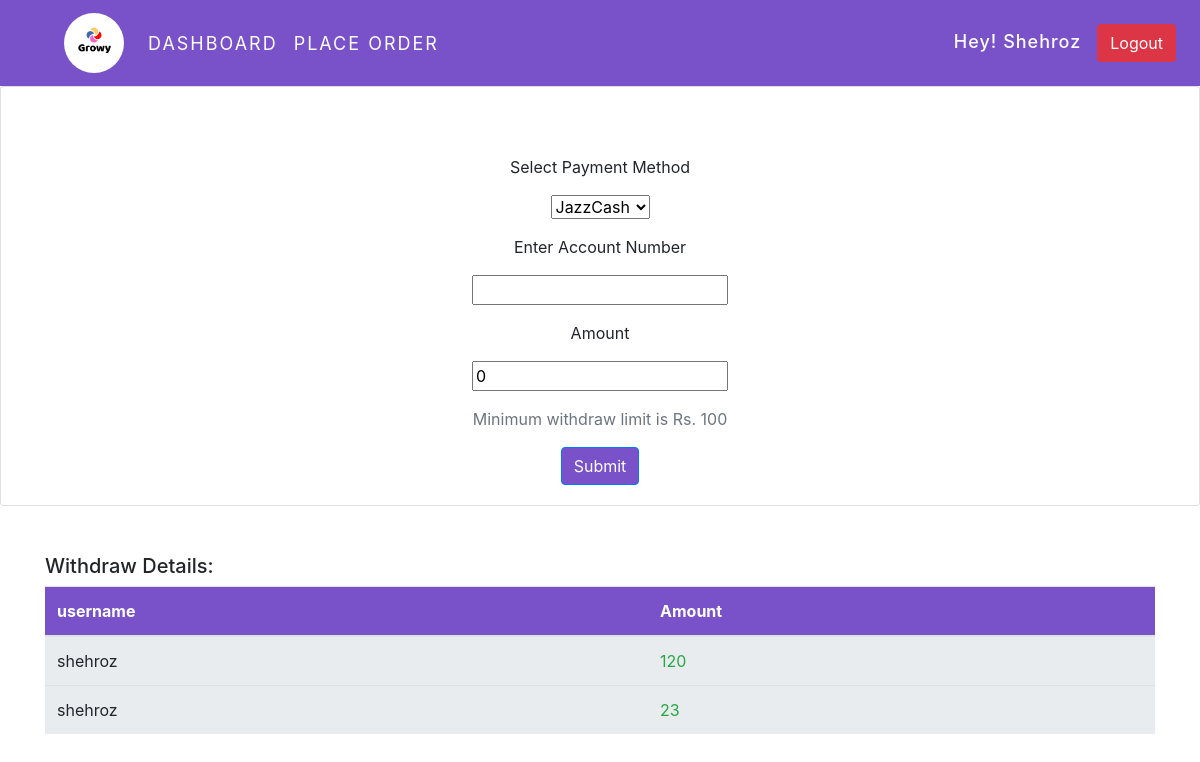
/withdraw (signed in), run on the app's committed database.
### service/models.py (models this page shows, shortened)
class User(AbstractUser):
    Is_worker = models.BooleanField('Is worker', default=False, blank=True)
    Is_client = models.BooleanField('Is client', default=False, blank=True)

class WithdrawAmount(models.Model):
    id = models.AutoField(primary_key=True)
    user_name = models.ForeignKey(User,on_delete=models.CASCADE)
    amount = models.CharField(default=0,max_length=100)
    payment_method = models.CharField(max_length=100, default="JazzCash", choices=choice_paymentMethod)
    acc_number = models.CharField(help_text="Account number of selected payment method", max_length=100)
    req_status = models.CharField(max_length=100,default="Pending",choices=choice_requestStatus)
    requested_at = models.DateTimeField(auto_now_add=True)
    confirmed_at = models.DateTimeField(auto_now=True)

### service/views.py (the view, shortened to what this page needs)
# urls.py: path('withdraw',views.withdraw, name='withdraw'),
def withdraw(request):
    if  request.user.is_authenticated:
        if request.user.Is_worker:
            get_id = User.objects.filter(id=request.user.id)
            if len(get_id)>0:
                data = User.objects.get(id=request.user.id)
                context = {'data':data}
            form = WithdrawForm()
            order = WithdrawAmount.objects.filter(user_name=request.user.id)
            orders_count = order.count()
            if orders_count is  None:
                messages.success(request,'Currently, you have no order placed!')
            context = {'form':form, 'order':order, 'orders_count':orders_count}
            return render(request,'withdraw.html', context)
        elif request.user.is_authenticated and request.user.Is_client:
            return HttpResponseRedirect('cpanel')

### service/forms.py
class WithdrawForm(forms.ModelForm):
    class Meta:
        model = WithdrawAmount
        fields = ['payment_method','acc_number','amount']

### templates/withdraw.html (shortened to what this page needs)
{% extends 'client_base.html' %}
{% load static %}
    {% block clientContent %}
    <div class="global-container">
        <div class="card login-form">
            <div class="card-body">
                <div class="card-text text-center mt-5">
                    <form method="POST"  enctype="multipart/form-data">
                         <div class="form-group">
                         <p class=" mt-3">Select Payment Method</p>
                            {{form.payment_method}}
                        </div>
                         <div class="form-group">
                         <p class=" mt-3">Enter Account Number</p>
                            {{form.acc_number}}
                        </div>
                        <div class="form-group">
                        <p class=" mt-3">Amount</p>
                            {{form.amount}}
                            <p class="text-muted mt-3">Minimum withdraw limit is Rs. 100</p>
                        </div>
                            <input type="submit" class="btn btn-primary" style="background: #7951c9;" value="Submit">
                        </form>
                    </div>
                </div>
            </div>
        </div>
        <div class="container mt-5">
            <div class="row">
                <div class="col-lg-12">
                    <h5>Withdraw Details:</h5>
                    <table class="table">
                        <thead>
                            <tr style="background: #7951c9; color: #fff;">
                                <th scope="col">username</th>
                                <th scope="col">Amount</th>
                            </tr>
                        </thead>
                        <tbody class="jumbotron">
                            {% for o in order %}
                            <tr>
                                <td>{{o.user_name}} </td>
                                <td class="text-success">{{o.amount}}</td>
                            </tr>
                             {% endfor %}
                            </tbody>
                        </table>
                    </div>
                </div>
            </div>
            {% endblock clientContent %}

### templates/client_base.html (shortened to what this page needs)
{% load static %}
<!doctype html>
<html lang="en">
<head>
    <link rel="stylesheet" href="https://stackpath.bootstrapcdn.com/bootstrap/4.3.1/css/bootstrap.min.css">
    <link rel="stylesheet" href="{% static 'style.css' %}">
</head>
<body>
    <nav class="navbar navbar-expand-md" style="background-color: #7951c9;">
        <a class="navbar-brand" href="/"><img src="{% static 'Img/logo.png' %}" class="img-responsive ml-5" alt="logo" width="60px" style=" border-radius: 50%;"></a>
        <div class="collapse navbar-collapse" id="collapsibleNavId">
            <ul class="navbar-nav mr-auto mt-2 mt-lg-0">
                <li class="nav-item active">
                    <a class="nav-link" href="{% url 'client_panel' %}">Dashboard</a>
                </li>
                <li class="nav-item active">
                    <a class="nav-link" href="{% url 'order' %}">Place Order</a>
                </li>
            </ul>
            <form class="form-inline my-2 my-lg-0">
                <h4 class="mr-3 hello_client">Hey! {{request.user}} </h4>
                <a href="{% url 'logout' %}" class="btn btn-danger my-2 mr-2 my-sm-0">Logout</a>
            </form>
        </div>
    </nav>
    {% block clientContent %}{% endblock clientContent %}
</body>
</html>

### static/style.css (style rules this page uses)
:root { --color: #7951c9; --white: #ffffff; --cap: capitalize; --up: uppercase; --light: #F2ECFF; --bold: bold; --font: 18px; --space: 2px; }
.navbar-nav li a, .navbar-brand { color: var(--white); font-size: var(--font); text-transform: var(--cap); letter-spacing: var(--space); text-transform: uppercase; }

### templates/client_base.html (style rules this page uses)
.hello_client { font-size: 18px; color: #fff; letter-spacing: 1px; text-transform: capitalize; margin-top: 5px; }

### data on the page
User: user "Shehroz"
WithdrawAmount: user_name "shehroz", amount "120"
WithdrawAmount: user_name "shehroz", amount "23"
